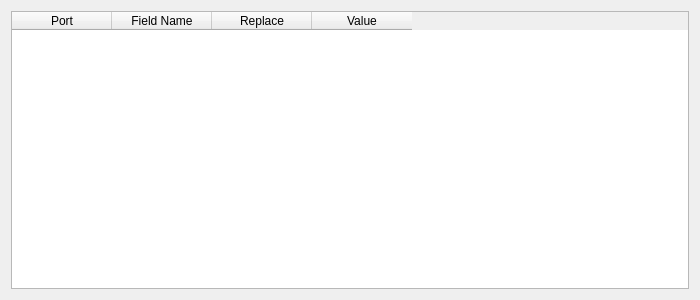
<?xml version="1.0" encoding="UTF-8"?>
<ui version="4.0">
 <class>InsertFieldsIntoBundle</class>
 <widget class="QDialog" name="InsertFieldsIntoBundle">
  <property name="geometry">
   <rect>
    <x>0</x>
    <y>0</y>
    <width>700</width>
    <height>300</height>
   </rect>
  </property>
  <property name="minimumSize">
   <size>
    <width>700</width>
    <height>300</height>
   </size>
  </property>
  <property name="windowTitle">
   <string>Dialog</string>
  </property>
  <layout class="QGridLayout" name="gridLayout">
   <item row="0" column="0">
    <widget class="QTableWidget" name="tableWidget">
     <column>
      <property name="text">
       <string>Port</string>
      </property>
     </column>
     <column>
      <property name="text">
       <string>Field Name</string>
      </property>
     </column>
     <column>
      <property name="text">
       <string>Replace</string>
      </property>
     </column>
     <column>
      <property name="text">
       <string>Value</string>
      </property>
     </column>
    </widget>
   </item>
  </layout>
 </widget>
 <resources/>
 <connections/>
</ui>
